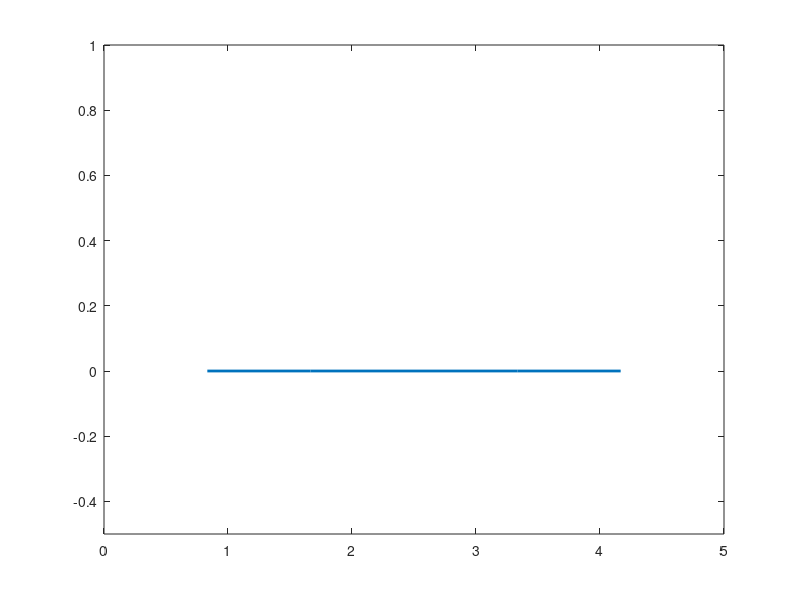

Write the MATLAB code that produced this figure.
% Définition des bornes de l'intervalle
a = 0; % Borne inférieure de l'intervalle
b = 5; % Borne supérieure de l'intervalle

n = 5; % Nombre de points intérieurs
h = (b - a) / (n + 1); % Pas de découpage

%initialisation du temps d'éxécution et du nombre de points temporels
T = 5;
m = 200;

% Initialisation des matrices P1 et P2
P2 = zeros(n, n);

% Définitions des fonctions psi et dpsi
psi = @(i, x) (x - (a + (i-1)*h)) / h .* ((a + (i-1)*h) <= x & x <= (a + i*h)) + ...
               ((a + (i+1)*h) - x) / h .* ((a + i*h) <= x & x <= (a + (i+1)*h));
dpsi = @(i, x) (1 / h) * ((a + (i-1)*h) <= x & x <= (a + i*h)) - ...
                (1 / h) * ((a + i*h) <= x & x <= (a + (i+1)*h));

% Calcul de P2
for i = 1:n
    % Éléments diagonaux
    f = @(x) psi(i, x).^2 / h;
    P2(i, i) = integral(f, a + (i-1)*h, a + (i+1)*h);
    
    % Éléments hors diagonale
    if i < n
        g = @(x) psi(i, x).*psi(i+1, x) / h;
        value = integral(g, a + i*h, a + (i+1)*h);
        P2(i, i+1) = value;
        P2(i+1, i) = value; % La matrice est symétrique
    end
end

% P1 peut maintenant être calculé à partir de P2 en ajoutant les termes dérivés
P1 = P2; % Commencer avec les valeurs de P2
for i = 1:n
    % Ajouter les termes dérivés aux éléments diagonaux
    f_prime = @(x) dpsi(i, x).^2;
    P1(i, i) = P1(i, i) + integral(f_prime, a + (i-1)*h, a + (i+1)*h);
    
    % Ajouter les termes dérivés aux éléments hors diagonale
    if i < n
        g_prime = @(x) dpsi(i, x).*dpsi(i+1, x);
        value = integral(g_prime, a + i*h, a + (i+1)*h);
        P1(i, i+1) = P1(i, i+1) + value;
        P1(i+1, i) = P1(i+1, i) + value; % La matrice est symétrique
    end
end

% Affichage des matrices
disp(P2);
disp(P1);

% Points de maillage
x = linspace(a, b, n+2); % n+2 points incluant les bornes

% Fonction initiale
u_init = @(x) exp(-5 * (5 * x - 1) .^ 2);

% Évaluation de la fonction initiale aux points de maillage intérieurs
A0 = u_init(x(2:end-1)); % Exclure les points aux bornes

% Affichage du vecteur A0
%disp(A0);

% Définition de la fonction f(t,x)
f = @(t, x) 0;

% Définition de la fonction B(t)
B = @(t) arrayfun(@(j) integral(@(x) f(t, x) .* psi(j, x), a, b), 1:n);

% Pas de temps pour la discrétisation temporelle
dt = T / m;

% Préallocation de A pour stocker l'historique des solutions
A = zeros(n, m);
A(:, 1) = A0; % La première colonne est A0

% Initialisation de la figure pour l'affichage dynamique
figure;
% Tracer la solution numérique initiale
hPlot = plot(x(2:end-1), A(:, 1), 'LineWidth', 2);
hold on; % Maintenir la figure pour les tracés additionnels
ylim([-0.5, 1]); % Limite pour l'axe des ordonnées
xlim([a, b]); % Limite pour l'axe des abscisses


for M = 2:m
    % La colonne précédente représente AOLD
    AOLD = A(:, M-1);
    
    % Calcul de ANEW 
    ANEW = P1 \ (B(dt*(M+1))' + P2*AOLD); % Utilisation de l'opérateur de division matricielle à gauche pour résoudre P1*ANEW = ...
    
    % Mise à jour de la matrice A avec les nouvelles valeurs
    A(:, M) = ANEW;

    % Mise à jour du tracé de la solution numérique
    set(hPlot, 'YData', A(:, M));

    drawnow;
    pause(0.2); % Pause pour permettre l'affichage du tracé
end

hold off; % Fin du maintien de la figure
